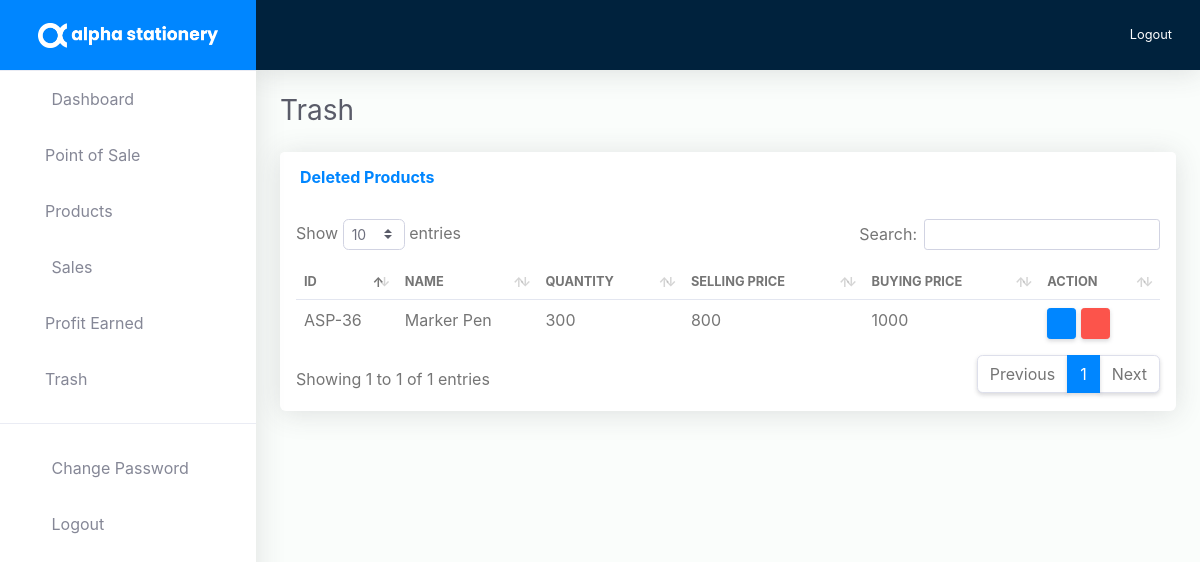
The app's page /trash.php (signed in), older data.
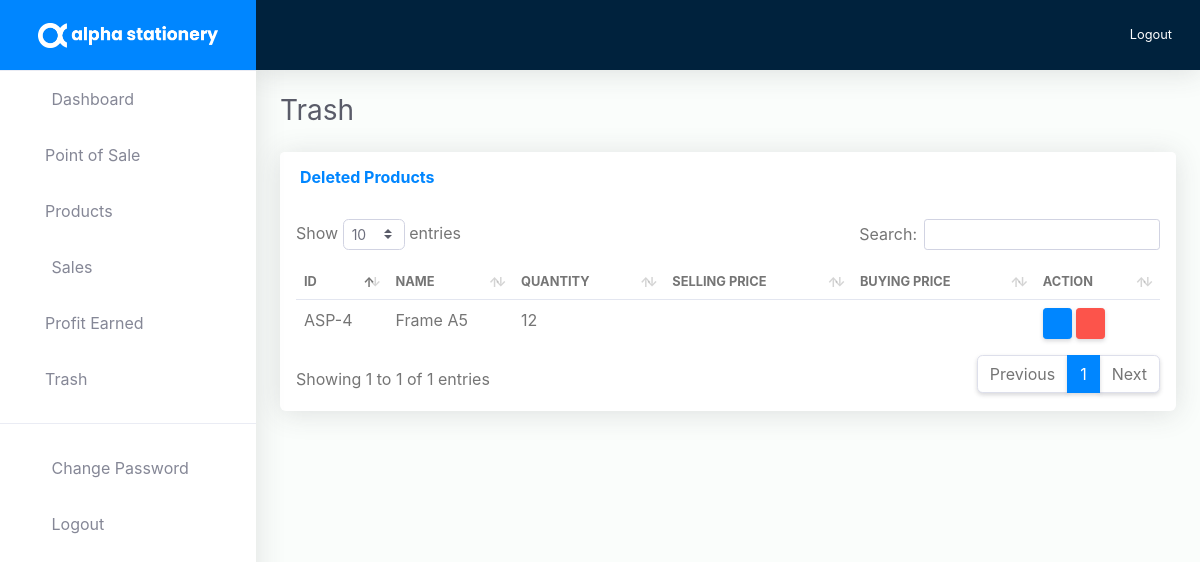
The same page, newer data.
### tables this page shows
CREATE TABLE `trash` (
  `trashID` int(11) NOT NULL,
  `productID` int(255) NOT NULL,
  `productName` varchar(255) NOT NULL,
  `productQuantity` varchar(255) NOT NULL,
  `buyingPrice` varchar(255) NOT NULL,
  `sellingPrice` varchar(255) NOT NULL,
  `dateDeleted` varchar(255) NOT NULL
);

### trash.php (the view, shortened to what this page needs)
<!DOCTYPE html>
<html lang="en">
<?php
    include 'includes/head.php';
    include 'db/dbConfig.php';
    if(isset($_SESSION['username'])) {
?>
<body id="page-top">
    <div id="wrapper">
        <?php include 'includes/sidebar.php';?>
        <div id="content-wrapper" class="d-flex flex-column">
            <div id="content">
                <?php include 'includes/topbar.php';?>
                <div class="container-fluid" id="container-wrapper">
                    <div class="d-sm-flex align-items-center justify-content-between mb-4">
                        <h1 class="h3 mb-0 text-gray-800">Trash</h1>
                    </div>
                    <div class="row">
                        <div class="col-lg-12">
                            <?php
                                    $fetchProducts = "SELECT * FROM trash";
                                    $fetchProductsSql = mysqli_query($db, $fetchProducts);
                                    if(mysqli_num_rows($fetchProductsSql) == 0) {
                                        echo '<div class="text-center p-1">
                                                <img src="images/cover/great.png" class="mt-4" width="30%">
                                                <h4 class="mt-4 text-dark">Great! No deleted products.</h4>
                                            </div>';
                                    }
                                    else {
                            ?>
                            <div class="card mb-4">
                                <div class="card-header py-3 d-flex flex-row align-items-center justify-content-between">
                                    <h6 class="m-0 font-weight-bold text-primary">Deleted Products</h6>
                                </div>
                                <div class="table-responsive p-3">
                                    <table class="table table-hover" id="dataTable">
                                        <thead>
                                            <tr>
                                                <th class="border-0 text-uppercase small font-weight-bold">ID</th>
                                                <th class="border-0 text-uppercase small font-weight-bold">Name</th>
                                                <th class="border-0 text-uppercase small font-weight-bold">Quantity</th>
                                                <th class="border-0 text-uppercase small font-weight-bold">Selling Price</th>
                                                <th class="border-0 text-uppercase small font-weight-bold">Buying Price</th>
                                                <th class="border-0 text-uppercase small font-weight-bold">Action</th>
                                            </tr>
                                        </thead>
                                        <tbody>
                                            <?php
                                                while($row = mysqli_fetch_array($fetchProductsSql)) {
                                                echo '<tr>
                                                        <td>ASP-'.$row['productID'].'</td>
                                                        <td>'.$row['productName'].'</td>
                                                        <td>'.$row['productQuantity'].'</td>
                                                        <td>'.$row['buyingPrice'].'</td>
                                                        <td>'.$row['sellingPrice'].'</td>
                                                        <td>
                                                            <a href="trash?recover-id='.$row['productID'].'" class="btn btn-primary btn-sm"><i class="fa fa-redo"></i></a>
                                                            <a href="trash?delete-id='.$row['productID'].'" class="btn btn-danger btn-sm"><i class="fas fa-trash"></i></a>
                                                        </td>
                                                    </tr>';
                                                    }
                                            }
                                            ?>
                                        </tbody>
                                    </table>
                                </div>
                            </div>
                        </div>
                    </div>
                </div>
            </div>
        </div>
    </div>
</body>
</html>
<?php } else { header("Location: 404"); } ?>

### includes/head.php (shortened to what this page needs)
<head>
    <link href="vendor/fontawesome-free/css/all.min.css" rel="stylesheet" type="text/css">
    <link href="vendor/bootstrap/css/bootstrap.min.css" rel="stylesheet" type="text/css">
    <link href="css/tempusdominus-bootstrap-4.min.css" rel="stylesheet" type="text/css">
    <link href="css/ruang-admin.min.css" rel="stylesheet">
    <link href="css/bootstrap-select.min.css" rel="stylesheet">
    <link href="css/dataTables.css" rel="stylesheet">
    <link href="css/chart.min.css" rel="stylesheet">
    <link href="css/custom.css" rel="stylesheet">
</head>

### includes/sidebar.php
<ul class="navbar-nav sidebar sidebar-light accordion" id="accordionSidebar">
    <a class="sidebar-brand d-flex align-items-center justify-content-center" href="dashboard">
        <div class="sidebar-brand-icon">
            <img src="images/logo/logo-horizontal-white.png" width="180" height="25">
        </div>
    </a>
    <hr class="sidebar-divider my-0">
    <li class="nav-item">
        <a class="nav-link" href="dashboard">
            <i class="fas fa-fw fa-tachometer-alt"></i>
            <span>Dashboard</span></a>
    </li>
    <li class="nav-item">
        <a class="nav-link" href="point-of-sale">
            <i class="fa fa-briefcase"></i>
            <span>Point of Sale</span>
        </a>
    </li>
    <li class="nav-item">
        <a class="nav-link" href="products">
            <i class="fa fa-shopping-cart"></i>
            <span>Products</span>
        </a>
    </li>
    <li class="nav-item">
        <a class="nav-link" href="daily-sales">
            <i class="fab fa-fw fa-wpforms"></i>
            <span>Sales</span>
        </a>
    </li>
    <li class="nav-item">
        <a class="nav-link" href="profit-loss">
            <i class="fa fa-dollar-sign"></i>
            <span>Profit Earned</span>
        </a>
    </li>
    <li class="nav-item">
        <a class="nav-link" href="trash">
            <i class="fas fa-trash"></i>
            <span>Trash</span>
        </a>
    </li>
    <hr class="sidebar-divider">
    <li class="nav-item">
        <a class="nav-link" href="change-password">
            <i class="fas fa-fw fa-lock"></i>
            <span>Change Password</span>
        </a>
    </li>
    <li class="nav-item">
        <a class="nav-link" href="logout">
            <i class="fas fa-fw fa-sign-out-alt"></i>
            <span>Logout</span>
        </a>
    </li>
</ul>

### includes/topbar.php
<nav class="navbar navbar-expand navbar-light bg-navbar topbar mb-4 static-top">
    <button id="sidebarToggleTop" class="btn btn-link rounded-circle mr-3">
        <i class="fa fa-bars"></i>
    </button>
    <ul class="navbar-nav ml-auto">
        <li class="nav-item dropdown no-arrow">
            <a class="nav-link" href="logout" id="userDropdown" role="button">
                <span class="ml-2 d-none d-lg-inline text-white small"><i class="fa fa-sign-out-alt"> </i> Logout</span>
            </a>
        </li>
    </ul>
</nav>

### css/dataTables.css (style rules this page uses)
table.dataTable { clear: both; margin-top: 6px !important; margin-bottom: 6px !important; max-width: none !important; border-collapse: separate !important; border-spacing: 0; }
table.dataTable td, table.dataTable th { -webkit-box-sizing: content-box; box-sizing: content-box; }
table.dataTable thead > tr > th.sorting_asc, table.dataTable thead > tr > th.sorting_desc, table.dataTable thead > tr > th.sorting, table.dataTable thead > tr > td.sorting_asc, table.dataTable thead > tr > td.sorting_desc, table.dataTable thead > tr > td.sorting { padding-right: 30px; }
table.dataTable thead .sorting, table.dataTable thead .sorting_asc, table.dataTable thead .sorting_desc, table.dataTable thead .sorting_asc_disabled, table.dataTable thead .sorting_desc_disabled { cursor: pointer; position: relative; }
table.dataTable thead .sorting:before, table.dataTable thead .sorting:after, table.dataTable thead .sorting_asc:before, table.dataTable thead .sorting_asc:after, table.dataTable thead .sorting_desc:before, table.dataTable thead .sorting_desc:after, table.dataTable thead .sorting_asc_disabled:before, table.dataTable thead .sorting_asc_disabled:after, table.dataTable thead .sorting_desc_disabled:before, table.dataTable thead .sorting_desc_disabled:after { position: absolute; bottom: 0.5em; display: block; opacity: 0.3; }
table.dataTable thead .sorting:before, table.dataTable thead .sorting_asc:before, table.dataTable thead .sorting_desc:before, table.dataTable thead .sorting_asc_disabled:before, table.dataTable thead .sorting_desc_disabled:before { right: 1em; content: "\2191"; }
table.dataTable thead .sorting:after, table.dataTable thead .sorting_asc:after, table.dataTable thead .sorting_desc:after, table.dataTable thead .sorting_asc_disabled:after, table.dataTable thead .sorting_desc_disabled:after { right: 0.5em; content: "\2193"; }
table.dataTable thead .sorting_asc:before, table.dataTable thead .sorting_desc:after { opacity: 1; }

### css/custom.css (style rules this page uses)
.sidebar .nav-item .nav-link span { margin-left: 10px; }
.table-responsive .table td, .table-responsive .table th { padding: .5rem; }

Row changes from the older to the newer data that the page shows:
removed trash: productID "36", productName "Marker Pen", productQuantity "300", buyingPrice "800", sellingPrice "1000"
added trash: productID "4", productName "Frame A5", productQuantity "12"
